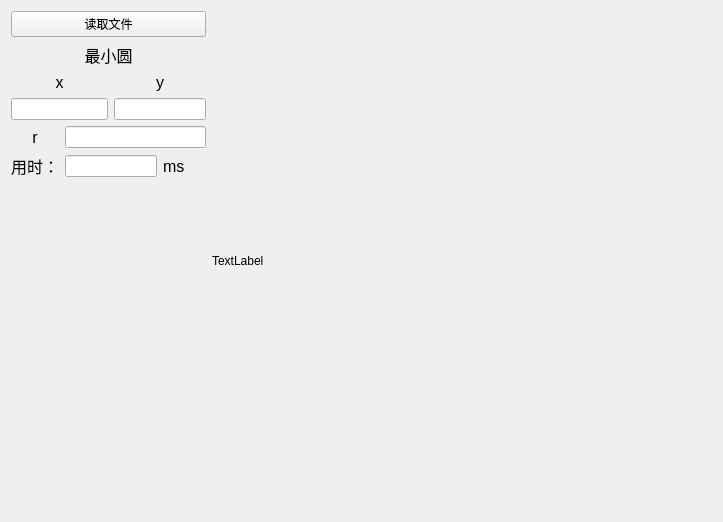
<?xml version="1.0" encoding="UTF-8"?>
<ui version="4.0">
 <class>Widget</class>
 <widget class="QWidget" name="Widget">
  <property name="geometry">
   <rect>
    <x>0</x>
    <y>0</y>
    <width>723</width>
    <height>512</height>
   </rect>
  </property>
  <property name="windowTitle">
   <string>Widget</string>
  </property>
  <layout class="QGridLayout" name="gridLayout">
   <item row="2" column="0" colspan="2">
    <widget class="QLabel" name="label_5">
     <property name="font">
      <font>
       <pointsize>12</pointsize>
      </font>
     </property>
     <property name="text">
      <string>x</string>
     </property>
     <property name="alignment">
      <set>Qt::AlignCenter</set>
     </property>
    </widget>
   </item>
   <item row="6" column="2">
    <spacer name="verticalSpacer">
     <property name="orientation">
      <enum>Qt::Vertical</enum>
     </property>
     <property name="sizeHint" stdset="0">
      <size>
       <width>20</width>
       <height>40</height>
      </size>
     </property>
    </spacer>
   </item>
   <item row="4" column="1" colspan="3">
    <widget class="QLineEdit" name="lineEdit_5">
     <property name="readOnly">
      <bool>true</bool>
     </property>
    </widget>
   </item>
   <item row="4" column="0">
    <widget class="QLabel" name="label_7">
     <property name="font">
      <font>
       <pointsize>12</pointsize>
      </font>
     </property>
     <property name="text">
      <string>r</string>
     </property>
     <property name="alignment">
      <set>Qt::AlignCenter</set>
     </property>
    </widget>
   </item>
   <item row="3" column="2" colspan="2">
    <widget class="QLineEdit" name="lineEdit_3">
     <property name="readOnly">
      <bool>true</bool>
     </property>
    </widget>
   </item>
   <item row="0" column="0" colspan="4">
    <widget class="QPushButton" name="pushButton">
     <property name="sizePolicy">
      <sizepolicy hsizetype="Minimum" vsizetype="Preferred">
       <horstretch>0</horstretch>
       <verstretch>0</verstretch>
      </sizepolicy>
     </property>
     <property name="text">
      <string>读取文件</string>
     </property>
    </widget>
   </item>
   <item row="1" column="0" colspan="4">
    <widget class="QLabel" name="label_4">
     <property name="font">
      <font>
       <pointsize>12</pointsize>
      </font>
     </property>
     <property name="text">
      <string>最小圆</string>
     </property>
     <property name="alignment">
      <set>Qt::AlignCenter</set>
     </property>
    </widget>
   </item>
   <item row="3" column="0" colspan="2">
    <widget class="QLineEdit" name="lineEdit_4">
     <property name="readOnly">
      <bool>true</bool>
     </property>
    </widget>
   </item>
   <item row="2" column="2" colspan="2">
    <widget class="QLabel" name="label_6">
     <property name="font">
      <font>
       <pointsize>12</pointsize>
      </font>
     </property>
     <property name="text">
      <string>y</string>
     </property>
     <property name="alignment">
      <set>Qt::AlignCenter</set>
     </property>
    </widget>
   </item>
   <item row="0" column="4" rowspan="7">
    <widget class="QLabel" name="label">
     <property name="sizePolicy">
      <sizepolicy hsizetype="Fixed" vsizetype="Fixed">
       <horstretch>0</horstretch>
       <verstretch>0</verstretch>
      </sizepolicy>
     </property>
     <property name="minimumSize">
      <size>
       <width>500</width>
       <height>500</height>
      </size>
     </property>
     <property name="text">
      <string>TextLabel</string>
     </property>
    </widget>
   </item>
   <item row="6" column="1">
    <spacer name="verticalSpacer_2">
     <property name="orientation">
      <enum>Qt::Vertical</enum>
     </property>
     <property name="sizeHint" stdset="0">
      <size>
       <width>20</width>
       <height>383</height>
      </size>
     </property>
    </spacer>
   </item>
   <item row="5" column="0">
    <widget class="QLabel" name="label_2">
     <property name="font">
      <font>
       <pointsize>12</pointsize>
      </font>
     </property>
     <property name="text">
      <string>用时：</string>
     </property>
     <property name="alignment">
      <set>Qt::AlignCenter</set>
     </property>
    </widget>
   </item>
   <item row="5" column="1" colspan="2">
    <widget class="QLineEdit" name="lineEdit">
     <property name="readOnly">
      <bool>true</bool>
     </property>
    </widget>
   </item>
   <item row="5" column="3">
    <widget class="QLabel" name="label_3">
     <property name="font">
      <font>
       <pointsize>12</pointsize>
      </font>
     </property>
     <property name="text">
      <string>ms</string>
     </property>
    </widget>
   </item>
  </layout>
 </widget>
 <resources/>
 <connections/>
</ui>
